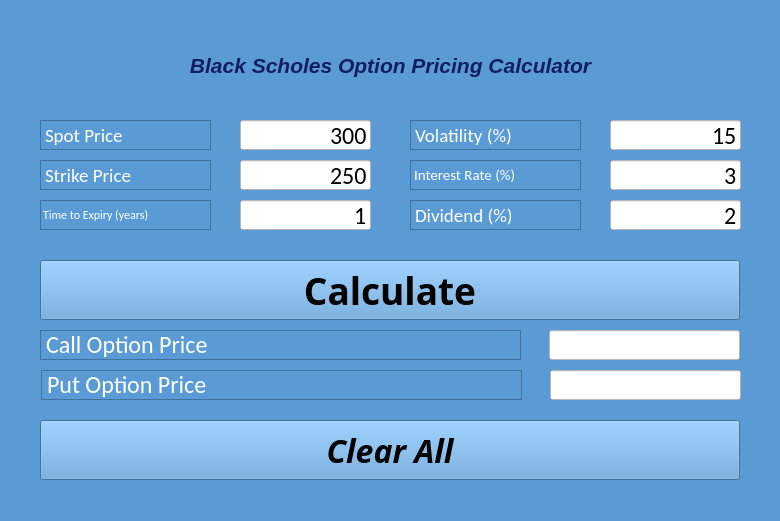
<?xml version="1.0" encoding="UTF-8"?>
<ui version="4.0">
 <class>MainWindow</class>
 <widget class="QMainWindow" name="MainWindow">
  <property name="geometry">
   <rect>
    <x>0</x>
    <y>0</y>
    <width>780</width>
    <height>521</height>
   </rect>
  </property>
  <property name="windowTitle">
   <string>Black Scholes Option Pricing Calculator</string>
  </property>
  <property name="styleSheet">
   <string notr="true">background-color: rgb(91, 155, 213);</string>
  </property>
  <widget class="QWidget" name="centralwidget">
   <widget class="QPushButton" name="pushButton_Calculate">
    <property name="geometry">
     <rect>
      <x>40</x>
      <y>260</y>
      <width>700</width>
      <height>60</height>
     </rect>
    </property>
    <property name="font">
     <font>
      <family>Book Antiqua</family>
      <pointsize>28</pointsize>
      <weight>75</weight>
      <bold>true</bold>
     </font>
    </property>
    <property name="text">
     <string>Calculate</string>
    </property>
   </widget>
   <widget class="QLabel" name="label_2">
    <property name="geometry">
     <rect>
      <x>40</x>
      <y>120</y>
      <width>171</width>
      <height>30</height>
     </rect>
    </property>
    <property name="font">
     <font>
      <family>Calibri</family>
      <pointsize>14</pointsize>
     </font>
    </property>
    <property name="styleSheet">
     <string notr="true">color: rgb(255, 255, 255); border: 1px solid rgb(65, 113, 156)</string>
    </property>
    <property name="text">
     <string>Spot Price</string>
    </property>
   </widget>
   <widget class="QLabel" name="label_4">
    <property name="geometry">
     <rect>
      <x>40</x>
      <y>200</y>
      <width>171</width>
      <height>30</height>
     </rect>
    </property>
    <property name="font">
     <font>
      <family>Calibri</family>
      <pointsize>9</pointsize>
     </font>
    </property>
    <property name="styleSheet">
     <string notr="true">color: rgb(255, 255, 255); border: 1px solid rgb(65, 113, 156)</string>
    </property>
    <property name="text">
     <string>Time to Expiry (years)</string>
    </property>
   </widget>
   <widget class="QLabel" name="label_5">
    <property name="geometry">
     <rect>
      <x>40</x>
      <y>330</y>
      <width>481</width>
      <height>30</height>
     </rect>
    </property>
    <property name="font">
     <font>
      <family>Calibri</family>
      <pointsize>18</pointsize>
     </font>
    </property>
    <property name="styleSheet">
     <string notr="true">color: rgb(255, 255, 255); border: 1px solid rgb(65, 113, 156)</string>
    </property>
    <property name="text">
     <string>Call Option Price</string>
    </property>
   </widget>
   <widget class="QLineEdit" name="lineEdit_SpotPrice">
    <property name="geometry">
     <rect>
      <x>240</x>
      <y>120</y>
      <width>131</width>
      <height>30</height>
     </rect>
    </property>
    <property name="font">
     <font>
      <family>Calibri</family>
      <pointsize>18</pointsize>
     </font>
    </property>
    <property name="styleSheet">
     <string notr="true">background-color: rgb(255, 255, 255)</string>
    </property>
    <property name="text">
     <string>300</string>
    </property>
    <property name="alignment">
     <set>Qt::AlignRight|Qt::AlignTrailing|Qt::AlignVCenter</set>
    </property>
   </widget>
   <widget class="QLineEdit" name="lineEdit_StrikePrice">
    <property name="geometry">
     <rect>
      <x>240</x>
      <y>160</y>
      <width>131</width>
      <height>30</height>
     </rect>
    </property>
    <property name="font">
     <font>
      <family>Calibri</family>
      <pointsize>18</pointsize>
     </font>
    </property>
    <property name="styleSheet">
     <string notr="true">background-color: rgb(255, 255, 255)</string>
    </property>
    <property name="text">
     <string>250</string>
    </property>
    <property name="alignment">
     <set>Qt::AlignRight|Qt::AlignTrailing|Qt::AlignVCenter</set>
    </property>
   </widget>
   <widget class="QLineEdit" name="lineEdit_TimetoExpiry">
    <property name="geometry">
     <rect>
      <x>240</x>
      <y>200</y>
      <width>131</width>
      <height>30</height>
     </rect>
    </property>
    <property name="font">
     <font>
      <family>Calibri</family>
      <pointsize>18</pointsize>
     </font>
    </property>
    <property name="styleSheet">
     <string notr="true">background-color: rgb(255, 255, 255)</string>
    </property>
    <property name="text">
     <string>1</string>
    </property>
    <property name="alignment">
     <set>Qt::AlignRight|Qt::AlignTrailing|Qt::AlignVCenter</set>
    </property>
   </widget>
   <widget class="QLineEdit" name="lineEdit_CallPrice">
    <property name="geometry">
     <rect>
      <x>549</x>
      <y>330</y>
      <width>191</width>
      <height>30</height>
     </rect>
    </property>
    <property name="font">
     <font>
      <family>Calibri</family>
      <pointsize>18</pointsize>
     </font>
    </property>
    <property name="styleSheet">
     <string notr="true">background-color: rgb(255, 255, 255)</string>
    </property>
    <property name="alignment">
     <set>Qt::AlignRight|Qt::AlignTrailing|Qt::AlignVCenter</set>
    </property>
   </widget>
   <widget class="QLabel" name="label_3">
    <property name="geometry">
     <rect>
      <x>40</x>
      <y>160</y>
      <width>171</width>
      <height>30</height>
     </rect>
    </property>
    <property name="font">
     <font>
      <family>Calibri</family>
      <pointsize>14</pointsize>
     </font>
    </property>
    <property name="styleSheet">
     <string notr="true">color: rgb(255, 255, 255); border: 1px solid rgb(65, 113, 156)</string>
    </property>
    <property name="text">
     <string>Strike Price</string>
    </property>
   </widget>
   <widget class="QLabel" name="label_6">
    <property name="geometry">
     <rect>
      <x>410</x>
      <y>120</y>
      <width>171</width>
      <height>30</height>
     </rect>
    </property>
    <property name="font">
     <font>
      <family>Calibri</family>
      <pointsize>14</pointsize>
     </font>
    </property>
    <property name="styleSheet">
     <string notr="true">color: rgb(255, 255, 255); border: 1px solid rgb(65, 113, 156)</string>
    </property>
    <property name="text">
     <string>Volatility (%)</string>
    </property>
   </widget>
   <widget class="QLabel" name="label_7">
    <property name="geometry">
     <rect>
      <x>410</x>
      <y>160</y>
      <width>171</width>
      <height>30</height>
     </rect>
    </property>
    <property name="font">
     <font>
      <family>Calibri</family>
      <pointsize>11</pointsize>
     </font>
    </property>
    <property name="styleSheet">
     <string notr="true">color: rgb(255, 255, 255); border: 1px solid rgb(65, 113, 156)</string>
    </property>
    <property name="text">
     <string>Interest Rate (%)</string>
    </property>
   </widget>
   <widget class="QLabel" name="label_8">
    <property name="geometry">
     <rect>
      <x>410</x>
      <y>200</y>
      <width>171</width>
      <height>30</height>
     </rect>
    </property>
    <property name="font">
     <font>
      <family>Calibri</family>
      <pointsize>14</pointsize>
     </font>
    </property>
    <property name="styleSheet">
     <string notr="true">color: rgb(255, 255, 255); border: 1px solid rgb(65, 113, 156)</string>
    </property>
    <property name="text">
     <string>Dividend (%)</string>
    </property>
   </widget>
   <widget class="QLineEdit" name="lineEdit_Volatility">
    <property name="geometry">
     <rect>
      <x>610</x>
      <y>120</y>
      <width>131</width>
      <height>30</height>
     </rect>
    </property>
    <property name="font">
     <font>
      <family>Calibri</family>
      <pointsize>18</pointsize>
     </font>
    </property>
    <property name="styleSheet">
     <string notr="true">background-color: rgb(255, 255, 255)</string>
    </property>
    <property name="text">
     <string>15</string>
    </property>
    <property name="alignment">
     <set>Qt::AlignRight|Qt::AlignTrailing|Qt::AlignVCenter</set>
    </property>
   </widget>
   <widget class="QLineEdit" name="lineEdit_InterestRate">
    <property name="geometry">
     <rect>
      <x>610</x>
      <y>160</y>
      <width>131</width>
      <height>30</height>
     </rect>
    </property>
    <property name="font">
     <font>
      <family>Calibri</family>
      <pointsize>18</pointsize>
     </font>
    </property>
    <property name="styleSheet">
     <string notr="true">background-color: rgb(255, 255, 255)</string>
    </property>
    <property name="text">
     <string>3</string>
    </property>
    <property name="alignment">
     <set>Qt::AlignRight|Qt::AlignTrailing|Qt::AlignVCenter</set>
    </property>
   </widget>
   <widget class="QLineEdit" name="lineEdit_Dividend">
    <property name="geometry">
     <rect>
      <x>610</x>
      <y>200</y>
      <width>131</width>
      <height>30</height>
     </rect>
    </property>
    <property name="font">
     <font>
      <family>Calibri</family>
      <pointsize>18</pointsize>
     </font>
    </property>
    <property name="styleSheet">
     <string notr="true">background-color: rgb(255, 255, 255)</string>
    </property>
    <property name="text">
     <string>2</string>
    </property>
    <property name="alignment">
     <set>Qt::AlignRight|Qt::AlignTrailing|Qt::AlignVCenter</set>
    </property>
   </widget>
   <widget class="QLabel" name="label_9">
    <property name="geometry">
     <rect>
      <x>41</x>
      <y>370</y>
      <width>481</width>
      <height>30</height>
     </rect>
    </property>
    <property name="font">
     <font>
      <family>Calibri</family>
      <pointsize>18</pointsize>
     </font>
    </property>
    <property name="styleSheet">
     <string notr="true">color: rgb(255, 255, 255); border: 1px solid rgb(65, 113, 156)</string>
    </property>
    <property name="text">
     <string>Put Option Price</string>
    </property>
   </widget>
   <widget class="QLineEdit" name="lineEdit_CallPrice_2">
    <property name="geometry">
     <rect>
      <x>550</x>
      <y>370</y>
      <width>191</width>
      <height>30</height>
     </rect>
    </property>
    <property name="font">
     <font>
      <family>Calibri</family>
      <pointsize>18</pointsize>
     </font>
    </property>
    <property name="styleSheet">
     <string notr="true">background-color: rgb(255, 255, 255)</string>
    </property>
    <property name="alignment">
     <set>Qt::AlignRight|Qt::AlignTrailing|Qt::AlignVCenter</set>
    </property>
   </widget>
   <widget class="QLabel" name="label">
    <property name="geometry">
     <rect>
      <x>40</x>
      <y>30</y>
      <width>701</width>
      <height>71</height>
     </rect>
    </property>
    <property name="text">
     <string>&lt;html&gt;&lt;head/&gt;&lt;body&gt;&lt;p align=&quot;center&quot;&gt;&lt;span style=&quot; font-size:16pt; font-weight:600; font-style:italic; color:#121d65;&quot;&gt;Black Scholes Option Pricing Calculator&lt;/span&gt;&lt;/p&gt;&lt;/body&gt;&lt;/html&gt;</string>
    </property>
   </widget>
   <widget class="QPushButton" name="pushButton_Reset">
    <property name="geometry">
     <rect>
      <x>40</x>
      <y>420</y>
      <width>700</width>
      <height>60</height>
     </rect>
    </property>
    <property name="font">
     <font>
      <family>Bodoni MT Condensed</family>
      <pointsize>24</pointsize>
      <weight>75</weight>
      <italic>true</italic>
      <bold>true</bold>
     </font>
    </property>
    <property name="text">
     <string>Clear All</string>
    </property>
   </widget>
  </widget>
 </widget>
 <resources/>
 <connections/>
</ui>
